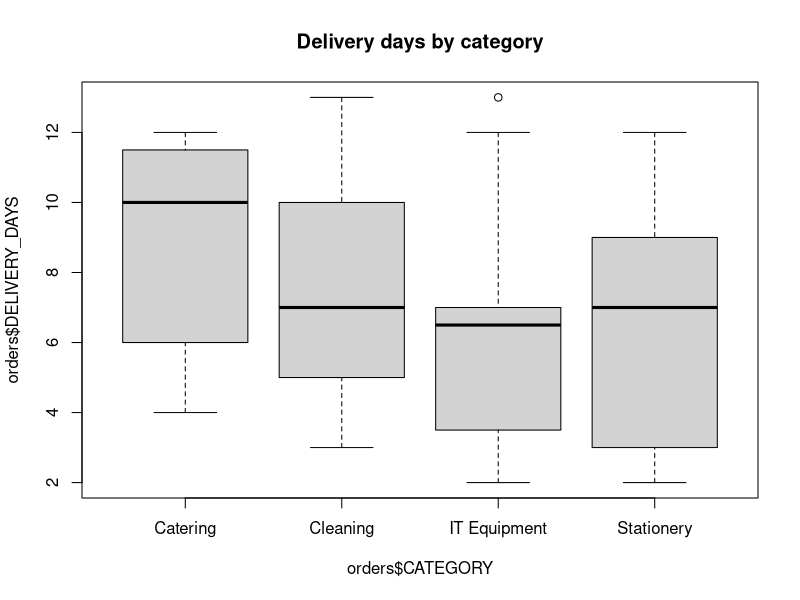
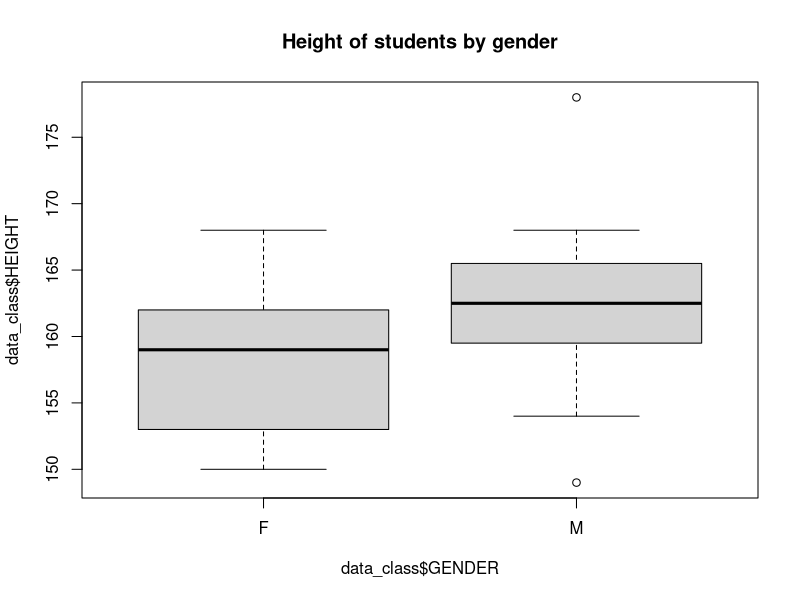
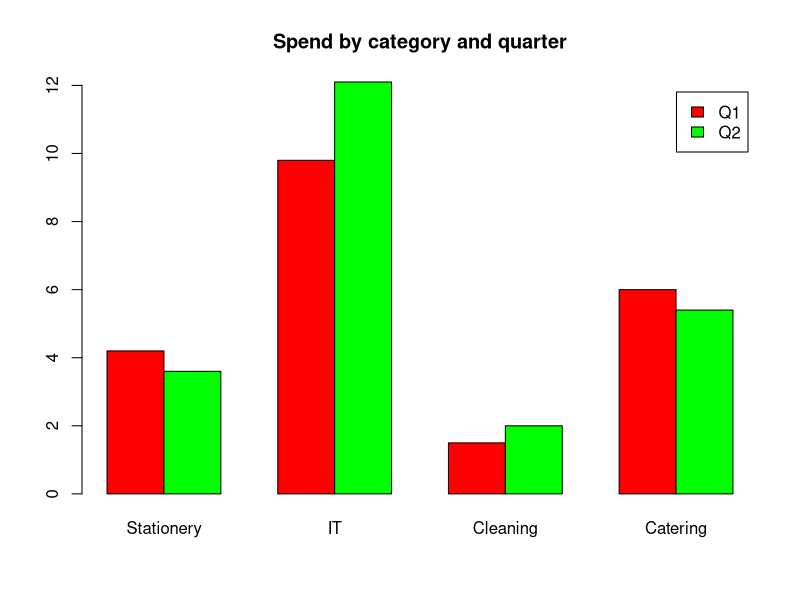
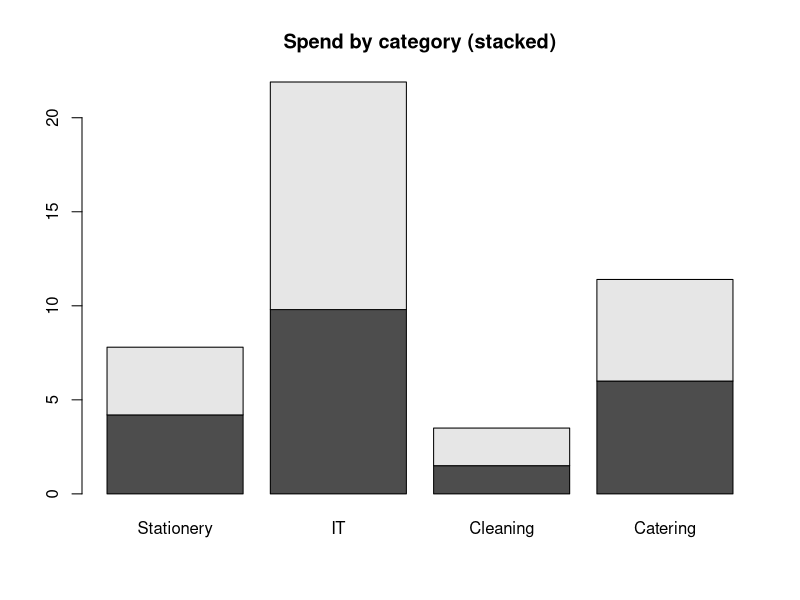
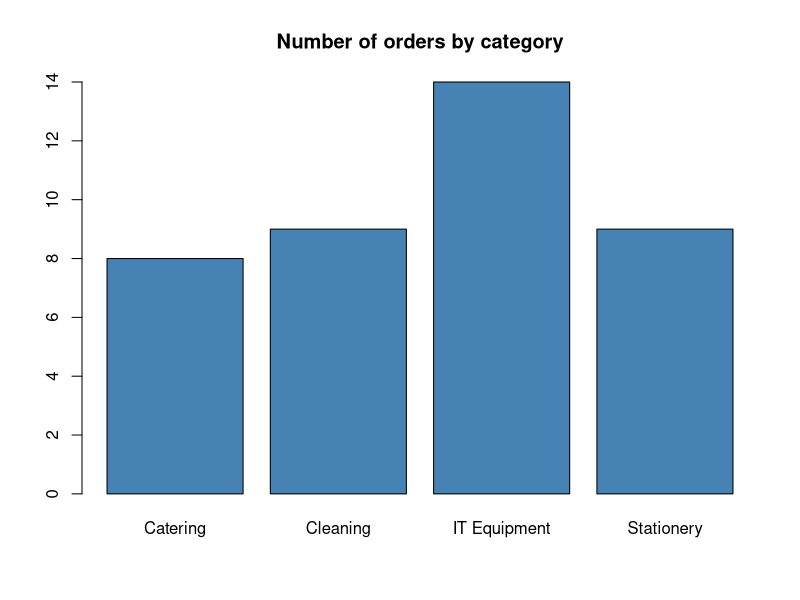
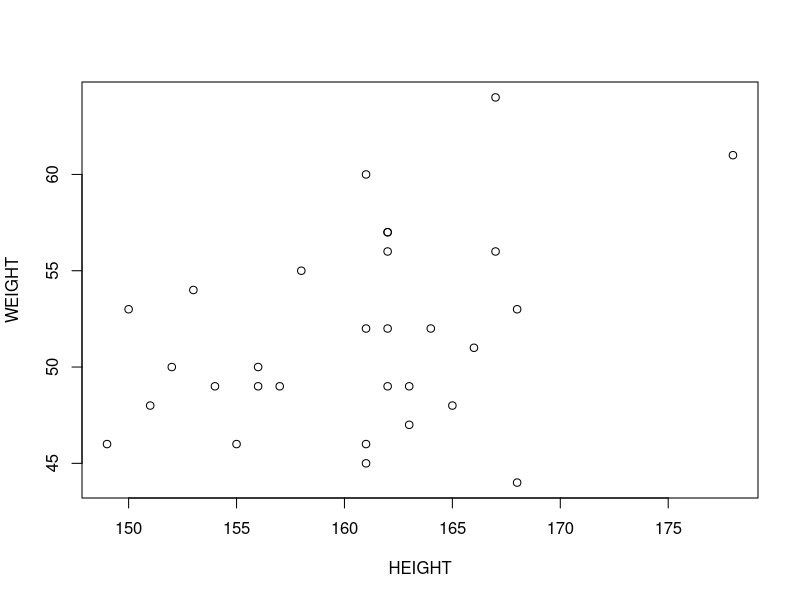
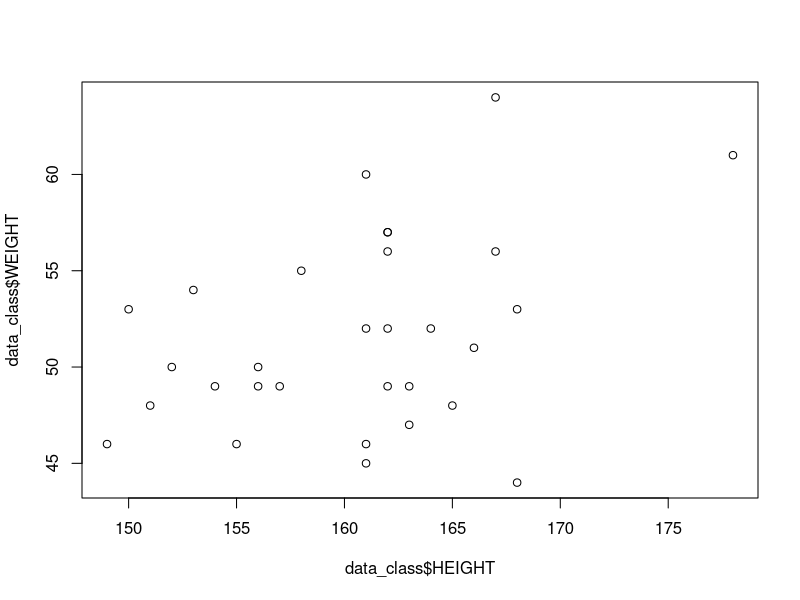
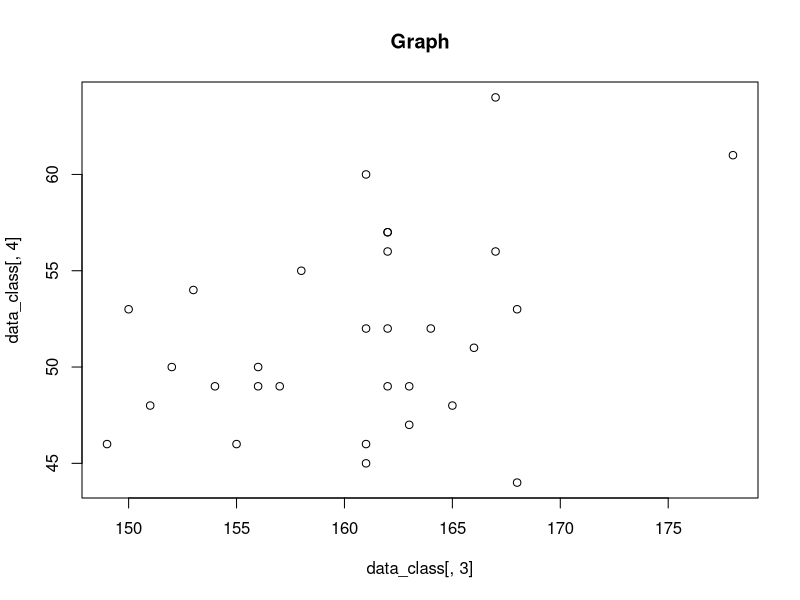

These charts were generated, in order, by the following R code:
## ---- chunk 1
knitr::opts_chunk$set(echo = TRUE, message = FALSE, warning = FALSE)
## ---- chunk 2
data_folder <- "C:/Users/smartsource ltd/Downloads/Assignment2"
setwd(data_folder)
knitr::opts_knit$set(root.dir = data_folder)
## ---- chunk 3
25 * 6500
25 * 6500 * 1.18
sqrt(144)
(120 + 80) / 4
## ---- chunk 4
x <- c(0.5, 0.6)
price <- c(6500, 45000, 1200, 3800)
summary(price)
## ---- chunk 5
days <- c(5, 12, 3, 8)
mean(days)
## ---- chunk 6
on_time <- c(TRUE, FALSE, TRUE, TRUE)
on_time <- c(T, F, T, T)
on_time
## ---- chunk 7
x <- c("a", "b", "c")
category <- c("Stationery", "IT Equipment", "Cleaning", "Catering")
category
## ---- chunk 8
po_number <- 1:10
po_number
class(po_number)
## ---- chunk 9
x <- c(1+0i, 2+4i)
x
class(x)
## ---- chunk 10
(quantity <- matrix(c(10, 5, 2, 4, 0, 6), nrow = 2, ncol = 3,
                    dimnames = list(c("Order1", "Order2"), c("Paper", "Toner", "Pens"))))
(unit_price <- matrix(c(6500, 45000, 1200), nrow = 3, ncol = 1,
                      dimnames = list(c("Paper", "Toner", "Pens"), "Price")))
quantity %*% unit_price
## ---- chunk 11
(order <- list("PO001", "Kigali Office Supplies", 25, TRUE))
## ---- chunk 12
status <- factor(c("Delivered", "Delivered", "Pending", "Delivered", "Cancelled"))
status
levels(status)
table(status)
## ---- chunk 13
delivery_days <- c(5, 7, NA, 10, 3)
is.na(delivery_days)
mean(delivery_days)
mean(delivery_days, na.rm = TRUE)
## ---- chunk 14
x <- c(1, 2, 4, "NA", 5)
bad <- is.na(x)
print(bad)
x[!bad]
## ---- chunk 15
supplier <- c("S1", "S2", NA, "S4", NA, "S6")
amount <- c(120000, 85000, NA, 64000, 230000, 47000)
good <- complete.cases(supplier, amount)
good
supplier[good]
amount[good]
## ---- chunk 16
c(1, "Paper", TRUE)
sum(c(TRUE, TRUE, FALSE, TRUE, FALSE))   # number of orders delivered on time
## ---- chunk 17
supplierID <- c(1, 2, 3, 4, 5)
supplier_name <- c("Kigali Office Supplies", "Rwanda Tech Ltd", "Clean Plus",
                   "Ubumwe Catering", "Musanze Hardware")
location <- c("Kigali", "Kigali", "Kigali", "Kigali", "Musanze")
quality_score <- c(8, 7, 9, 6, NA)
price_score <- c(7, 6, 8, 9, 5)
supplierdata <- data.frame(supplierID, supplier_name, location, quality_score, price_score)
supplierdata
## ---- chunk 18
data_class <- read.table("students.txt", header = TRUE)
variable.names(data_class)
head(data_class)
tail(data_class)
data_class[10:20, ]
summary(data_class$WEIGHT)
length(data_class$WEIGHT)
data_class[, -1]
data_class$WEIGHT
## ---- chunk 19
orders <- read.csv("purchase_orders.csv")
head(orders)
str(orders)
## ---- chunk 20
data("airquality")
variable.names(airquality)
str(airquality)
## ---- chunk 21
data_class
summary(data_class)
str(data_class)
## ---- chunk 22
apply(data_class[, c("HEIGHT", "WEIGHT")], 1, mean)
apply(data_class[, c("HEIGHT", "WEIGHT")], 2, sd)
c(mean(data_class$HEIGHT), sd(data_class$HEIGHT))
c(mean(data_class$WEIGHT), sd(data_class$WEIGHT))
c(Mean = mean(data_class$HEIGHT), SD = sd(data_class$HEIGHT))
c(Mean = mean(data_class$WEIGHT), SD = sd(data_class$WEIGHT))
## ---- chunk 23
mean(orders$UNIT_PRICE)
mean(orders$UNIT_PRICE[orders$CATEGORY == "Stationery"])
mean(orders$UNIT_PRICE[orders$CATEGORY == "IT Equipment"])
mean(orders$UNIT_PRICE[orders$CATEGORY == "Cleaning"])
mean(orders$UNIT_PRICE[orders$CATEGORY == "Catering"])
## ---- chunk 24
by(orders$UNIT_PRICE, orders$CATEGORY, mean)
by(orders$UNIT_PRICE, orders$CATEGORY, sd)
by(orders$UNIT_PRICE, orders$CATEGORY, summary)
## ---- chunk 25
boxplot(orders$DELIVERY_DAYS ~ orders$CATEGORY, data = orders,
        main = "Delivery days by category")
boxplot(data_class$HEIGHT ~ data_class$GENDER, data = data_class,
        main = "Height of students by gender")
## ---- chunk 26
orders$SPEED <- ifelse(orders$DELIVERY_DAYS > 7, "Late", "On time")
(cross <- xtabs(~ CATEGORY + SPEED, data = orders))
prop.table(cross, 1)
## ---- chunk 27
cor(data_class$HEIGHT, data_class$WEIGHT)          # all students
by(data_class, data_class$GENDER, function(d) cor(d$HEIGHT, d$WEIGHT))
## ---- chunk 28
dat <- read.table(text = "Stationery IT Cleaning Catering
Q1 4.2 9.8 1.5 6.0
Q2 3.6 12.1 2.0 5.4", header = TRUE)
barplot(as.matrix(dat), beside = TRUE, col = c("Red", "green"),
        legend.text = rownames(dat), main = "Spend by category and quarter")
## ---- chunk 29
barplot(as.matrix(dat), main = "Spend by category (stacked)")
barplot(table(orders$CATEGORY), col = "steelblue", main = "Number of orders by category")
## ---- chunk 30
plot(WEIGHT ~ HEIGHT, data = data_class)
plot(data_class$HEIGHT, data_class$WEIGHT)
plot(data_class[, 3], data_class[, 4], main = "Graph")
cor(data_class$HEIGHT, data_class$WEIGHT)
## ---- chunk 31
plot(WEIGHT ~ HEIGHT, data = data_class)
abline(lm(WEIGHT ~ HEIGHT, data = data_class)$coefficient)
## ---- chunk 32
data_lm <- lm(HEIGHT ~ WEIGHT, data = data_class)
summary(data_lm)
## ---- chunk 33
par(mfrow = c(2, 2))
plot(data_lm)
par(mfrow = c(1, 1))
## ---- chunk 34
hist(data_class$HEIGHT)
hist(data_class$WEIGHT, col = "blue")
## ---- chunk 35
plot(WEIGHT ~ HEIGHT, data = data_class)
abline(lm(WEIGHT ~ HEIGHT, data = data_class)$coefficient)
lines(lowess(data_class$HEIGHT, data_class$WEIGHT), col = "blue")
cor(data_class$HEIGHT, data_class$WEIGHT)
lm(WEIGHT ~ HEIGHT, data = data_class)
## ---- chunk 36
attach(data_class)
(BMI <- WEIGHT / (HEIGHT / 100)^2)
(BMI <- round(WEIGHT / (HEIGHT / 100)^2, digits = 2))
head(cbind(data_class, BMI), n = 5)
new_data_class <- cbind(data_class, BMI)
tail(cbind(data_class, BMI), n = 10)
detach(data_class)
## ---- chunk 37
orders$TOTAL_COST <- orders$QUANTITY * orders$UNIT_PRICE
head(orders[, c("PO_ID", "QUANTITY", "UNIT_PRICE", "TOTAL_COST")])
## ---- chunk 38
summary(BMI)
stem(BMI, scale = 2)
## ---- chunk 39
today <- Sys.Date()
format(today, format = "%B %d %Y")
format(today, format = "%A")
## ---- chunk 40
order_date <- as.Date("2026-09-14")
delivery_date <- as.Date("2026-09-26")
delivery_date - order_date
contract_end <- as.Date("2027-06-30")
difftime(contract_end, today, units = "days")
difftime(contract_end, today, units = "weeks")
## ---- chunk 41
supplier <- c(1, 2, 3, 4, 5)
location <- c("Kigali", "Kigali", "Musanze", "Huye", "Kigali")
type <- c("Goods", "Services", "Goods", "Goods", "Services")
years <- c(3, 8, 1, 6, 99)
q1 <- c(5, 3, 3, 3, 2)
q2 <- c(4, 5, 5, 3, 2)
q3 <- c(5, 2, 5, 4, 1)
q4 <- c(5, 5, 5, NA, 2)
q5 <- c(5, 5, 2, NA, 1)
evaluation <- data.frame(supplier, location, type, years, q1, q2, q3, q4, q5)
str(evaluation)
names(evaluation)
## ---- chunk 42
evaluation$years[evaluation$years == 99] <- NA
evaluation$yearcat[evaluation$years > 5] <- "Long term"
evaluation$yearcat[evaluation$years >= 2 & evaluation$years <= 5] <- "Medium term"
evaluation$yearcat[evaluation$years < 2] <- "New"
evaluation$total_score <- evaluation$q1 + evaluation$q2 + evaluation$q3 + evaluation$q4 + evaluation$q5
evaluation
## ---- chunk 43
is.na(evaluation[, 5:9])
newdata <- na.omit(evaluation)
newdata
## ---- chunk 44
orders$DELIVERY_DAYS[is.na(orders$DELIVERY_DAYS)] <- round(mean(orders$DELIVERY_DAYS, na.rm = TRUE))
sum(is.na(orders$DELIVERY_DAYS))
## ---- chunk 45
order(evaluation$years)
(newdata2 <- evaluation[order(evaluation$years), ])
head(orders[order(orders$TOTAL_COST, decreasing = TRUE), c("PO_ID", "SUPPLIER", "TOTAL_COST")])
## ---- chunk 46
supplier_info <- data.frame(SUPPLIER = c("Kigali Office Supplies", "Rwanda Tech Ltd",
                                         "Clean Plus", "Ubumwe Catering"),
                            LOCATION = c("Kigali", "Kigali", "Kigali", "Kigali"),
                            RATING = c(4.5, 4.0, 4.2, 3.8))
orders_full <- merge(orders, supplier_info, by = "SUPPLIER")
head(orders_full[, c("PO_ID", "SUPPLIER", "LOCATION", "RATING")])
## ---- chunk 47
new_supplier <- data.frame(SUPPLIER = "Huye Stationers", LOCATION = "Huye", RATING = 4.1)
rbind(supplier_info, new_supplier)
## ---- chunk 48
newdata3 <- evaluation[, c(5:9)]
myvars <- c("q1", "q2", "q3", "q4", "q5")
(newdata3 <- evaluation[myvars])
newdata4 <- evaluation[, c(-1, -2)]
(newdata4 <- evaluation[, -(1:5)])
newdata5 <- evaluation[, c(-1, -7)]
evaluation[[4]]
evaluation$years
newdata6 <- evaluation[c(-1, -3), ]
(newdata6 <- evaluation[c(2, 4, 5), ])
(newdata7 <- subset(evaluation, years >= 5 | years < 2, select = c(q1, q2, q3, q4, q5)))
(newdata8 <- evaluation[evaluation$location == "Kigali" & evaluation$total_score > 15, ])
## ---- chunk 49
subset(orders, TOTAL_COST > 2000000 & DELIVERY_DAYS > 7,
       select = c(PO_ID, SUPPLIER, TOTAL_COST, DELIVERY_DAYS))
